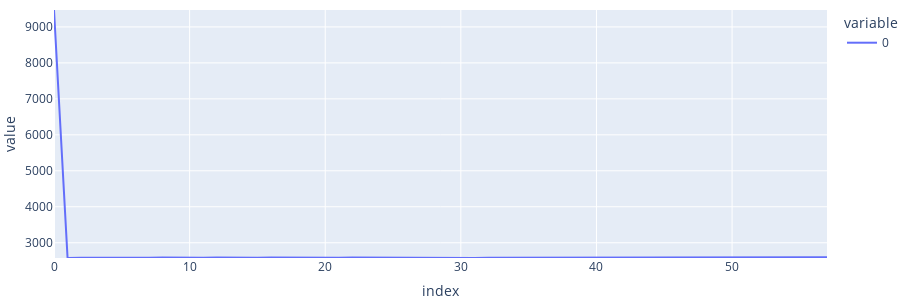
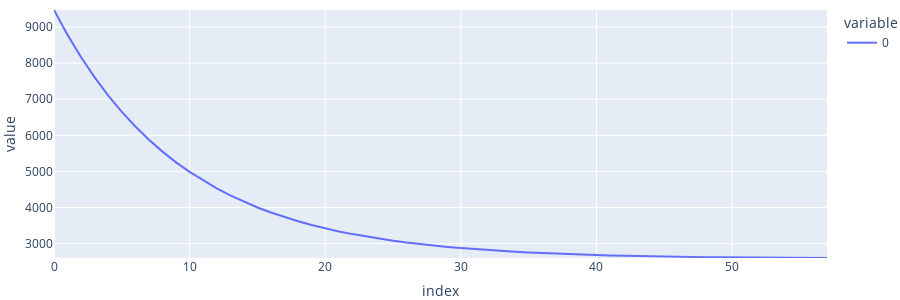
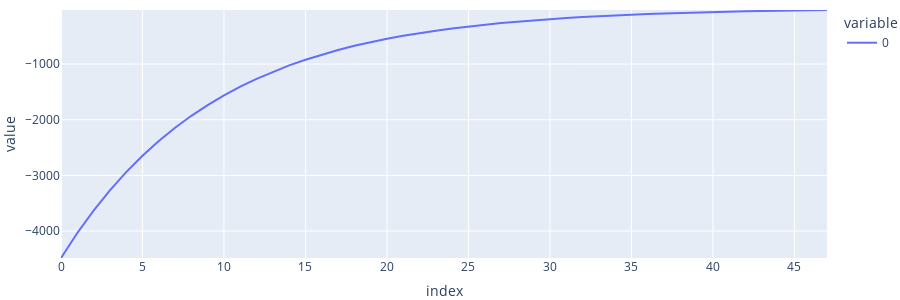
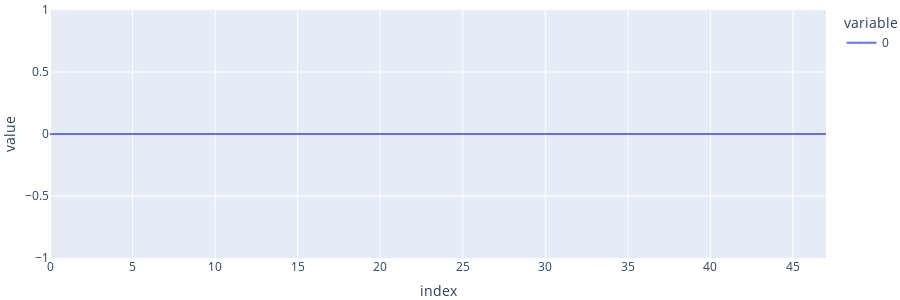

Notebook code for these charts, in order:
### Code cell
from pathlib import Path
import numpy as np, plotly.express as px, pandas as pd
h = 500

diff = 20
labels = {0:'angle', 1:'info->rotate_angle_step', 2:'xamp', 3:'info->xamp_step'}
ar = np.array([[float(j) for j in i.split()] for i in Path('graph').read_text().replace('\n\n', '\n').replace('\n\n', '\n').splitlines() if i])



def plot(arr):
    arr = np.array(arr)
    fig = px.line(arr, height=300)
    fig.update_layout(
        xaxis=dict(range=[0, len(arr)-1]),
        yaxis=dict(range=[arr.min(), arr.max()]),
        margin=dict(l=0, r=0, t=10, b=0)
    )
    fig.show()

def quan(arr: list, per=0.05, lr=0.02, max_iter=40):

    n = len(arr)
    target = n * (1 - per)

    low, high = min(arr), max(arr)
    thres = (high - low) * per + low  # initial guess ~per percentile
    print(np.quantile(arr, per))
    for _ in range(max_iter):
        # how many elements are above current threshold?
        count = sum(1 for i in arr if i > thres)

        # error = how far off we are from target
        error = count - target
        if abs(error) < 20:  # good enough (within 1 element)
            break

        print(round(thres, 3), round(count/len(arr), 4), round(error, 2), round(lr, 2))

        # gradient = sign of error (since F(t) is monotonic decreasing)
        grad = 1 if error > 0 else -1

        # update threshold
        thres += error * lr# * (high - low)

        # shrink learning rate for stability
        lr *= 0.95

    return thres


def count_blades(arr, derivative_jump=10, ema=0.90, quantile=.95):

    print('original:')
    plot(arr)

    print(f'clipped {quantile}:')
    top = np.quantile(arr, quantile)
    bottom = np.quantile(arr, 1-quantile)
    # arr = [top if i > top else i if i > bottom else bottom for i in arr]
    # plot(arr)

    print(f'averaged {ema} ema')
    for i in range(1, len(arr)):
        arr[i] = arr[i-1] * ema + (1-ema)*arr[i]
    plot(arr)

    print(f'derivative jump: {derivative_jump}')
    for i in range(len(arr)-derivative_jump):
        arr[i] = arr[i+derivative_jump] - arr[i]
    arr = arr[:-derivative_jump]
    plot(arr)

    print('clipped below zero')
    arr = [i if i > 0 else 0 for i in arr]
    plot(arr)

    quantile -= .05
    top = np.quantile(arr, quantile)
    print(f'quantile {quantile} {top}')
    arr = [i if i < top else top for i in arr]
    plot(arr)

    print('binary')
    middle = (max(arr) + min(arr)) * .5
    arr = [i > middle for i in arr]
    plot(arr)

    count = 0
    for i in range(1, len(arr)-1):
        if not arr[i-1] and arr[i]:
            count += 1
    print(f"counted: {count}")

    return count

count_blades(ar[:,0])

### Figure 1 — Plotly figure (JSON) as saved in the notebook; plotly's stock layout.template omitted (floating-point values rounded to 4 significant figures)
{"data": [{"hovertemplate": "variable=0<br>index=%{x}<br>value=%{y}<extra></extra>", "legendgroup": "0", "line": {"color": "#636efa", "dash": "solid"}, "marker": {"symbol": "circle"}, "mode": "lines", "name": "0", "orientation": "v", "showlegend": true, "type": "scatter", "x": [0, 1, 2, 3, 4, 5, 6, 7, 8, 9, 10, 11, 12, 13, 14, 15, 16, 17, 18, 19, 20, 21, 22, 23, 24, 25, 26, 27, 28, 29, 30, 31, 32, 33, 34, 35, 36, 37, 38, 39, 40, 41, 42, 43, 44, 45, 46, 47, 48, 49, 50, 51, 52, 53, 54, 55, 56, 57], "xaxis": "x", "y": [9470.0, 2578.0, 2586.0, 2581.0, 2590.0, 2582.0, 2590.0, 2582.0, 2587.0, 2581.0, 2589.0, 2582.0, 2589.0, 2582.0, 2588.0, 2582.0, 2588.0, 2585.0, 2590.0, 2584.0, 2591.0, 2585.0, 2590.0, 2586.0, 2592.0, 2585.0, 2591.0, 2582.0, 2588.0, 2580.0, 2582.0, 2576.0, 2582.0, 2582.0, 2580.0, 2578.0, 2576.0, 2586.0, 2578.0, 2585.0, 2578.0, 2584.0, 2579.0, 2586.0, 2586.0, 2586.0, 2586.0, 2578.0, 2586.0, 2580.0, 2587.0, 2581.0, 2588.0, 2582.0, 2590.0, 2584.0, 2590.0, 2597.0], "yaxis": "y"}], "layout": {"height": 300, "legend": {"title": {"text": "variable"}, "tracegroupgap": 0}, "margin": {"b": 0, "l": 0, "r": 0, "t": 10}, "xaxis": {"anchor": "y", "domain": [0, 1], "range": [0, 57], "title": {"text": "index"}}, "yaxis": {"anchor": "x", "domain": [0, 1], "range": [2576.0, 9470.0], "title": {"text": "value"}}}}

### Figure 2 — Plotly figure (JSON) as saved in the notebook; plotly's stock layout.template omitted (floating-point values rounded to 4 significant figures)
{"data": [{"hovertemplate": "variable=0<br>index=%{x}<br>value=%{y}<extra></extra>", "legendgroup": "0", "line": {"color": "#636efa", "dash": "solid"}, "marker": {"symbol": "circle"}, "mode": "lines", "name": "0", "orientation": "v", "showlegend": true, "type": "scatter", "x": [0, 1, 2, 3, 4, 5, 6, 7, 8, 9, 10, 11, 12, 13, 14, 15, 16, 17, 18, 19, 20, 21, 22, 23, 24, 25, 26, 27, 28, 29, 30, 31, 32, 33, 34, 35, 36, 37, 38, 39, 40, 41, 42, 43, 44, 45, 46, 47, 48, 49, 50, 51, 52, 53, 54, 55, 56, 57], "xaxis": "x", "y": [9470.0, 8781.0, 8162.0, 7604.0, 7102.0, 6650.0, 6244.0, 5878.0, 5549.0, 5252.0, 4986.0, 4745.0, 4530.0, 4335.0, 4160.0, 4003.0, 3861.0, 3733.0, 3619.0, 3516.0, 3423.0, 3339.0, 3264.0, 3196.0, 3136.0, 3081.0, 3032.0, 2987.0, 2947.0, 2910.0, 2877.0, 2847.0, 2821.0, 2797.0, 2775.0, 2756.0, 2738.0, 2722.0, 2708.0, 2696.0, 2684.0, 2674.0, 2664.0, 2657.0, 2649.0, 2643.0, 2637.0, 2631.0, 2627.0, 2622.0, 2619.0, 2615.0, 2612.0, 2609.0, 2607.0, 2605.0, 2603.0, 2603.0], "yaxis": "y"}], "layout": {"height": 300, "legend": {"title": {"text": "variable"}, "tracegroupgap": 0}, "margin": {"b": 0, "l": 0, "r": 0, "t": 10}, "xaxis": {"anchor": "y", "domain": [0, 1], "range": [0, 57], "title": {"text": "index"}}, "yaxis": {"anchor": "x", "domain": [0, 1], "range": [2603.0, 9470.0], "title": {"text": "value"}}}}

### Figure 3 — Plotly figure (JSON) as saved in the notebook; plotly's stock layout.template omitted (floating-point values rounded to 4 significant figures)
{"data": [{"hovertemplate": "variable=0<br>index=%{x}<br>value=%{y}<extra></extra>", "legendgroup": "0", "line": {"color": "#636efa", "dash": "solid"}, "marker": {"symbol": "circle"}, "mode": "lines", "name": "0", "orientation": "v", "showlegend": true, "type": "scatter", "x": [0, 1, 2, 3, 4, 5, 6, 7, 8, 9, 10, 11, 12, 13, 14, 15, 16, 17, 18, 19, 20, 21, 22, 23, 24, 25, 26, 27, 28, 29, 30, 31, 32, 33, 34, 35, 36, 37, 38, 39, 40, 41, 42, 43, 44, 45, 46, 47], "xaxis": "x", "y": [-4484.0, -4036.0, -3632.0, -3269.0, -2942.0, -2648.0, -2383.0, -2144.0, -1930.0, -1737.0, -1563.0, -1406.0, -1266.0, -1139.0, -1024.0, -921.7, -829.3, -746.6, -672.1, -605.3, -545.6, -491.9, -443.5, -399.5, -360.8, -325.3, -294.2, -264.4, -239.0, -214.7, -193.6, -173.4, -156.4, -140.4, -125.8, -112.4, -100.2, -91.0, -81.11, -73.47, -65.16, -58.9, -52.15, -47.25, -42.14, -38.19, -33.92, -28.67], "yaxis": "y"}], "layout": {"height": 300, "legend": {"title": {"text": "variable"}, "tracegroupgap": 0}, "margin": {"b": 0, "l": 0, "r": 0, "t": 10}, "xaxis": {"anchor": "y", "domain": [0, 1], "range": [0, 47], "title": {"text": "index"}}, "yaxis": {"anchor": "x", "domain": [0, 1], "range": [-4484.0, -28.67], "title": {"text": "value"}}}}

### Figure 4 — Plotly figure (JSON) as saved in the notebook; plotly's stock layout.template omitted (floating-point values rounded to 4 significant figures)
{"data": [{"hovertemplate": "variable=0<br>index=%{x}<br>value=%{y}<extra></extra>", "legendgroup": "0", "line": {"color": "#636efa", "dash": "solid"}, "marker": {"symbol": "circle"}, "mode": "lines", "name": "0", "orientation": "v", "showlegend": true, "type": "scatter", "x": [0, 1, 2, 3, 4, 5, 6, 7, 8, 9, 10, 11, 12, 13, 14, 15, 16, 17, 18, 19, 20, 21, 22, 23, 24, 25, 26, 27, 28, 29, 30, 31, 32, 33, 34, 35, 36, 37, 38, 39, 40, 41, 42, 43, 44, 45, 46, 47], "xaxis": "x", "y": [0, 0, 0, 0, 0, 0, 0, 0, 0, 0, 0, 0, 0, 0, 0, 0, 0, 0, 0, 0, 0, 0, 0, 0, 0, 0, 0, 0, 0, 0, 0, 0, 0, 0, 0, 0, 0, 0, 0, 0, 0, 0, 0, 0, 0, 0, 0, 0], "yaxis": "y"}], "layout": {"height": 300, "legend": {"title": {"text": "variable"}, "tracegroupgap": 0}, "margin": {"b": 0, "l": 0, "r": 0, "t": 10}, "xaxis": {"anchor": "y", "domain": [0, 1], "range": [0, 47], "title": {"text": "index"}}, "yaxis": {"anchor": "x", "domain": [0, 1], "range": [0, 0], "title": {"text": "value"}}}}
